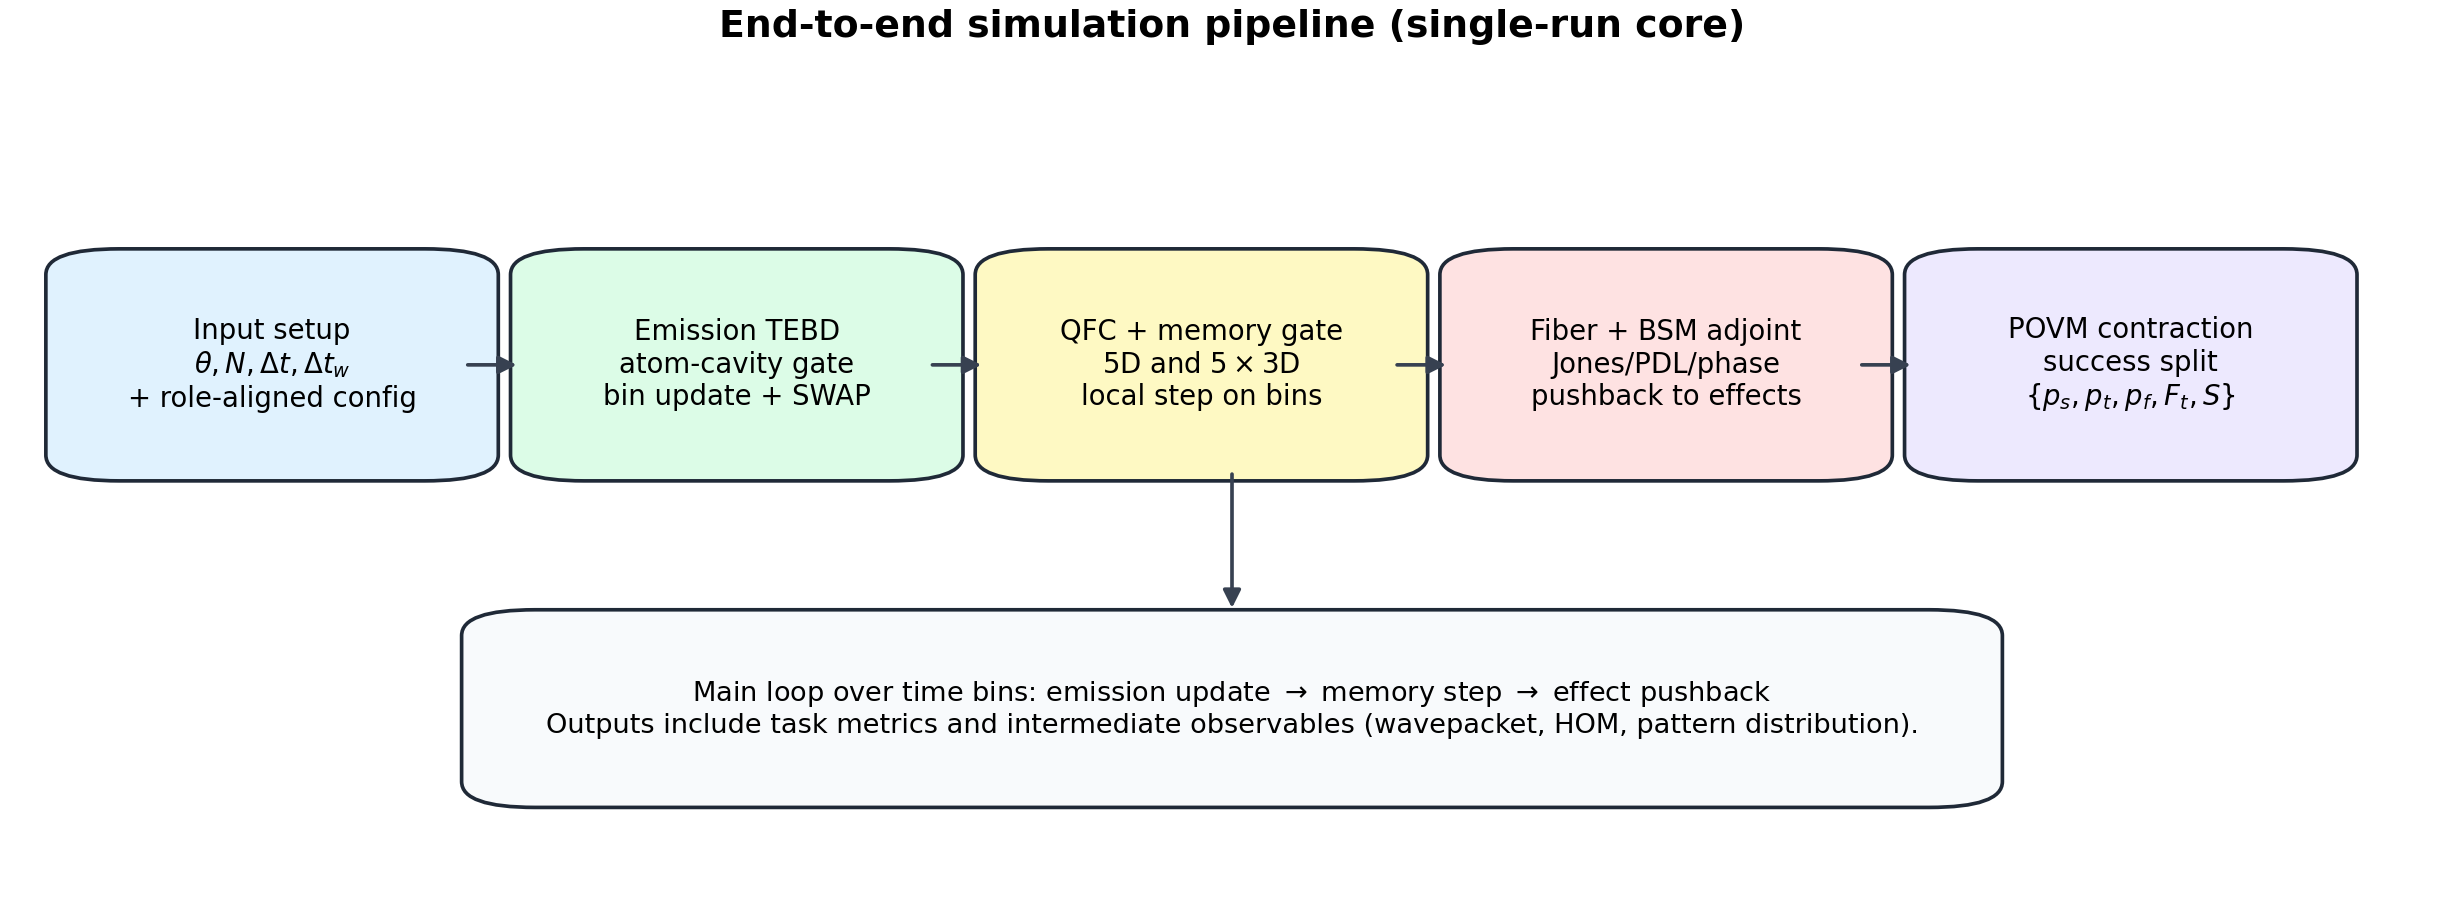

Write Python code to recreate this figure.
import pathlib

import matplotlib.pyplot as plt
from matplotlib.patches import FancyArrowPatch, FancyBboxPatch


def _add_box(ax, xy, w, h, text, fc="#f8fafc", ec="#1f2937", fs=9.0):
    box = FancyBboxPatch(
        xy,
        w,
        h,
        boxstyle="round,pad=0.015,rounding_size=0.03",
        linewidth=1.2,
        edgecolor=ec,
        facecolor=fc,
    )
    ax.add_patch(box)
    ax.text(xy[0] + w / 2, xy[1] + h / 2, text, ha="center", va="center", fontsize=fs)


def _add_arrow(ax, p0, p1):
    arr = FancyArrowPatch(
        p0,
        p1,
        arrowstyle="-|>",
        mutation_scale=12,
        linewidth=1.2,
        color="#374151",
        connectionstyle="arc3,rad=0.0",
    )
    ax.add_patch(arr)


def main() -> None:
    plt.rcParams.update({"font.family": "DejaVu Sans"})

    fig, ax = plt.subplots(figsize=(11.2, 4.2), constrained_layout=True)
    ax.set_xlim(0.0, 1.0)
    ax.set_ylim(0.0, 1.0)
    ax.axis("off")

    y = 0.52
    w = 0.155
    h = 0.24
    xs = [0.03, 0.22, 0.41, 0.60, 0.79]

    _add_box(
        ax,
        (xs[0], y),
        w,
        h,
        "Input setup\n$\\theta, N, \\Delta t, \\Delta t_w$\n+ role-aligned config",
        fc="#e0f2fe",
    )
    _add_box(
        ax,
        (xs[1], y),
        w,
        h,
        "Emission TEBD\natom-cavity gate\nbin update + SWAP",
        fc="#dcfce7",
    )
    _add_box(
        ax,
        (xs[2], y),
        w,
        h,
        "QFC + memory gate\n$5\\mathrm{D}$ and $5\\times 3\\mathrm{D}$\nlocal step on bins",
        fc="#fef9c3",
    )
    _add_box(
        ax,
        (xs[3], y),
        w,
        h,
        "Fiber + BSM adjoint\nJones/PDL/phase\npushback to effects",
        fc="#fee2e2",
    )
    _add_box(
        ax,
        (xs[4], y),
        w,
        h,
        "POVM contraction\nsuccess split\n$\\{p_s,p_t,p_f,F_t,S\\}$",
        fc="#ede9fe",
    )

    for k in range(4):
        _add_arrow(ax, (xs[k] + w, y + h / 2), (xs[k + 1] - 0.01, y + h / 2))

    _add_box(
        ax,
        (0.20, 0.14),
        0.60,
        0.20,
        "Main loop over time bins: emission update $\\rightarrow$ memory step $\\rightarrow$ effect pushback\n"
        "Outputs include task metrics and intermediate observables (wavepacket, HOM, pattern distribution).",
        fc="#f8fafc",
        fs=8.9,
    )
    _add_arrow(ax, (0.50, y), (0.50, 0.35))

    ax.set_title("End-to-end simulation pipeline (single-run core)", fontsize=12.4, fontweight="bold")
    out_path = pathlib.Path(__file__).with_suffix(".png")
    fig.savefig(out_path, dpi=220)
    plt.close(fig)


if __name__ == "__main__":
    main()
